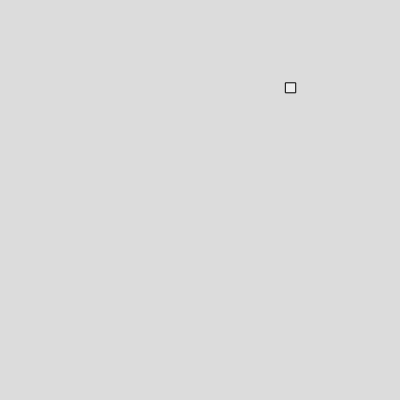
Frame 1 (no input)
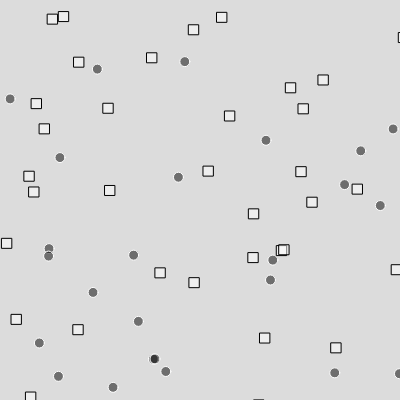
Frame 60 (no input)
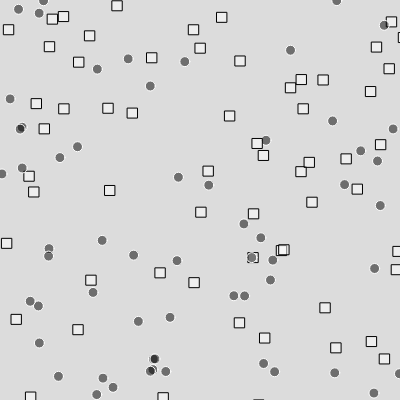
Frame 120 (the mouse pressed at the canvas centre since frame 60)

The p5.js sketch that drew these frames (run headless with seeded random() and noise() and a simulated clock; from frame 60 on, the mouse is pressed at the canvas centre):

// p5.js sketch
// ── sketch.js
function setup(){
  createCanvas(400, 400);
  background(220);
}

function draw(){
  // Randomly choose an x, y position
  let x = random(width);
  let y = random(height);

  // Toss a 'coin' and use the outcome to decide what to do
  let coin = random(100);

  if (coin < 50){
    // If less than 50, draw a black circle
    stroke(255);
    fill(0, 127);
    circle(x, y, 10);
  } else {
    // Otherwise, draw a white square
    stroke(0);
    fill(255, 127);
    square(x, y, 10);
  }
}
